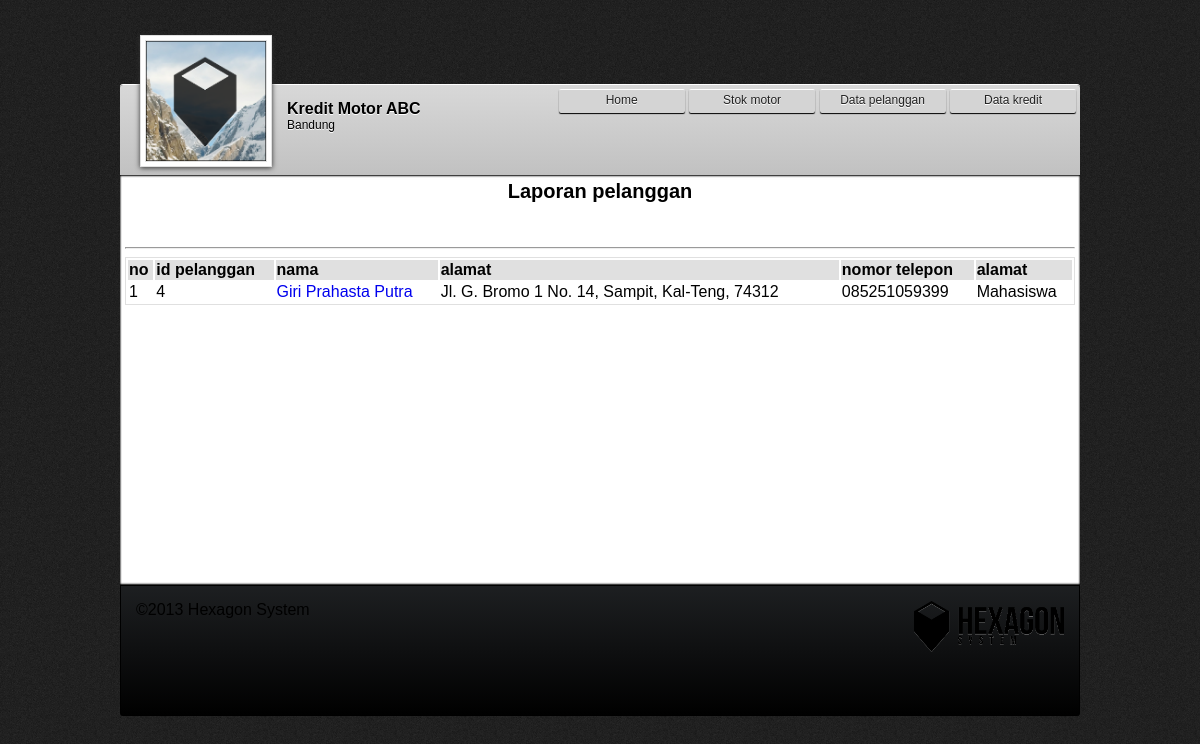
/laporan_pelanggan.php, run on the app's committed database.
### tables this page shows
CREATE TABLE IF NOT EXISTS `pelanggan` (
  `id_pelanggan` int(11) NOT NULL AUTO_INCREMENT,
  `nama` varchar(255) NOT NULL,
  `alamat` varchar(500) NOT NULL,
  `no_telp` varchar(20) NOT NULL,
  `pekerjaan` varchar(100) NOT NULL,
  `no_ktp` varchar(255) NOT NULL,
  PRIMARY KEY (`id_pelanggan`)
);

### include/DB.class.php (called while the page is built, shortened)
<?php
	class DB{
		var $result = '';
		function execute($query=''){
			$this->result = mysql_query($query);
			if ($this->result) {
				return $this->result;
			}else{
				echo mysql_error();
			}
		}
		function getResult(){
			return mysql_fetch_array($this->result);
		}
	}
?>

### include/Pelanggan.class.php (called while the page is built, shortened)
<?php
	class Pelanggan extends DB{
		function getPelanggan(){
			$query = "SELECT * FROM Pelanggan";
			return $this->execute($query);
		}
	}

### laporan_pelanggan.php (the view, shortened to what this page needs)
<?php
	include("include/DB.class.php");
	include("include/Pelanggan.class.php");
	$pelanggan = new Pelanggan();
	$tabel_content = "";
	$tabel_open = "<table border=1 width='100%'>
						<tr class='top'>
							<td>no</td>
							<td>id pelanggan</td>
							<td>nama</td>
							<td>alamat</td>
							<td>nomor telepon</td>
							<td>alamat</td>
						</tr>";
	$tabel_close = "</table>";
	$tabel_content .= $tabel_open;
	$pelanggan->getPelanggan();
	$counter = 1;
	while($i = $pelanggan->getResult()){
		$tabel_content .= "<tr>";
			$tabel_content .= 	"<td>".
									$counter.
								"</td>".
								"<td>".
							  		$i['id_pelanggan'].
							  	"</td>".
							  	"<td> <a href='pelanggan.php?id=".$i['id_pelanggan']."'>".
							  		$i['nama'].
							  	"</a></td>".
							  	"<td>".
							  		$i['alamat'].
							  	"</td>".
							  	"<td>".
							  		$i['no_telp'].
							  	"</td>".
							  	"<td>".
							  		$i['pekerjaan'].
							  	"</td>";
		$tabel_content .= "</tr>";
		$counter++;
	}
?>

### styles/style.css (style rules this page uses)
body { margin: 0; background-image: url(../img/grain.png); font-family: arial, sans-serif; }
#header { height: 80px; width: 960px; margin: 0px auto; }
.left { float : left; }
.right { float: right; }
#topbar { background: #d8d8d8; background: -moz-linear-gradient(top, #d8d8d8 0%, #c1c1c1 100%); background: -webkit-gradient(linear, left top, left bottom, color-stop(0%,#d8d8d8), color-stop(100%,#c1c1c1)); background: -webkit-linear-gradient(top, #d8d8d8 0%,#c1c1c1 100%); background: -o-linear-gradient(top, #d8d8d8 0%,#c1c1c1 100%); background: -ms-linear-gradient(top, #d8d8d8 0%,#c1c1c1 100%); background: linear-gradient(to bottom, #d8d8d8 0%,#c1c1c1 100%); filter: progid:DXImageTransform.Microsoft.gradient( startColorstr='#d8d8d8', endColorstr='#c1c1c1',GradientType=0 ); border-radius: 3px 3px 0px 0px; height: 90px; width: 960px; box-shadow: 0px 1px 0px #000, 0px -1px 0px #fff; }
#photobar { width: 960px; }
#topbar_content { padding: 4px; }
#body { width: 960px; margin: 0px auto; min-height: 40px; padding: 5px; }
#bodybar { background-color: #fff; padding: 5px; box-shadow: 0px -1px 2px #000 inset, 0px 1px 2px #000 inset; min-height: 400px; }
#footbar { background: #1d1f21; background: -moz-linear-gradient(top, #1d1f21 0%, #000000 100%); background: -webkit-gradient(linear, left top, left bottom, color-stop(0%,#1d1f21), color-stop(100%,#000000)); background: -webkit-linear-gradient(top, #1d1f21 0%,#000000 100%); background: -o-linear-gradient(top, #1d1f21 0%,#000000 100%); background: -ms-linear-gradient(top, #1d1f21 0%,#000000 100%); background: linear-gradient(to bottom, #1d1f21 0%,#000000 100%); filter: progid:DXImageTransform.Microsoft.gradient( startColorstr='#1d1f21', endColorstr='#000000',GradientType=0 ); height: 100px; border-radius: 0px 0px 3px 3px; border-top: solid 1px #000; border-left: solid 1px #000; border-right: solid 1px #000; padding: 15px; }
.left { float: left; }
.menu { list-style: none; margin-left: -40px; margin-top: 0px; height: 10px; }
.menu > li { display: inline-block; height: 15px; }
.menu > li > a { display: inline-block; border-radius: 2px; text-align: center; width: 120px; padding: 3px; box-shadow: 0px 1px 1px #000; border-top: solid 1px #fff; border-left: 0px; border-right: 0px; border-bottom: 0px; text-shadow: 0px 1px 0px #fff; font-size: 12px; color: #222; cursor: hand; background-color: #d4d4d4; font-size: 0.9em; text-decoration: none; font-size: 12px; height: 17px; }
.photo { width: 130px; height: 130px; background-color: #fff; position: relative; left: 20px; border: 1px #e0e0e0 solid; margin-top: -50px; box-shadow: 0px 1px 5px #333; }
.photo_content { margin: 4px; border: 1px #e0e0e0 solid; width: 120px; height: 120px; }
.profile_name_container { width: 150px; height: 50px; position: relative; left: 20px; margin-top: 15px; margin-left: 15px; }
.profile_name { text-shadow: 0px 1px 0px #fff; }
.profile_more { text-shadow: 0px 1px 0px #fff; font-size: 12px; }
table { border: solid 1px; border-color: #e0e0e0; }
table .top { font-weight: bold; background-color: #e0e0e0; border-top-left-radius: 5px; border-top-right-radius: 5px; }
table tr td { border: none; }
.judul { font-size: 20px; font-weight: bold; text-align: center; }
a, .button-link { text-decoration: none; }

### data on the page
pelanggan: id_pelanggan "4", nama "Giri Prahasta Putra", alamat "Jl. G. Bromo 1 No. 14, Sampit, Kal-Teng, 74312", no_telp "085251059399", pekerjaan "Mahasiswa"

### other printed values
$this->content "Kredit Motor ABC Bandung Home Stok motor Data pelanggan Data kredit Laporan pelanggan ©2013 Hexagon System"
